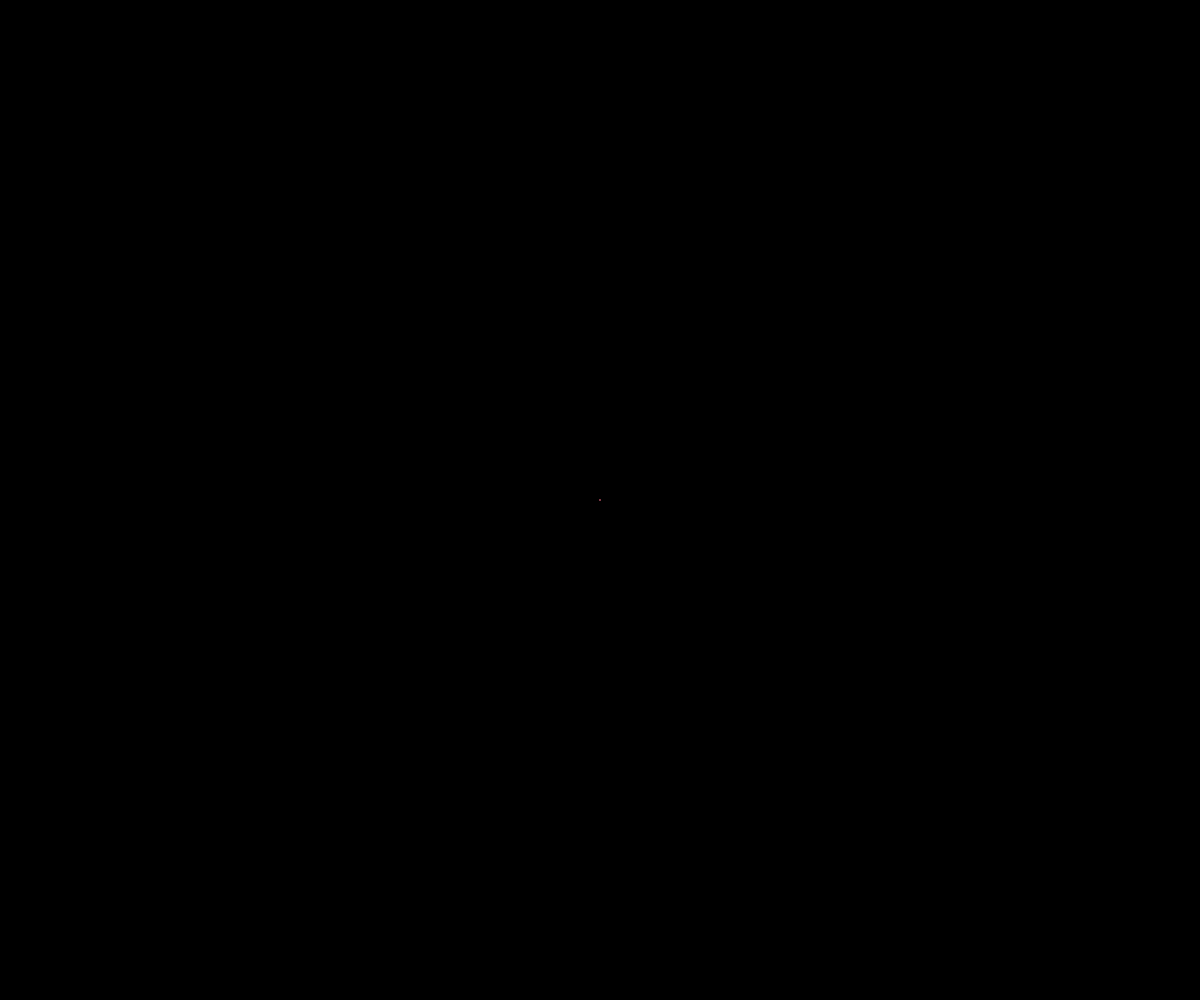
Frame 1 (no input)
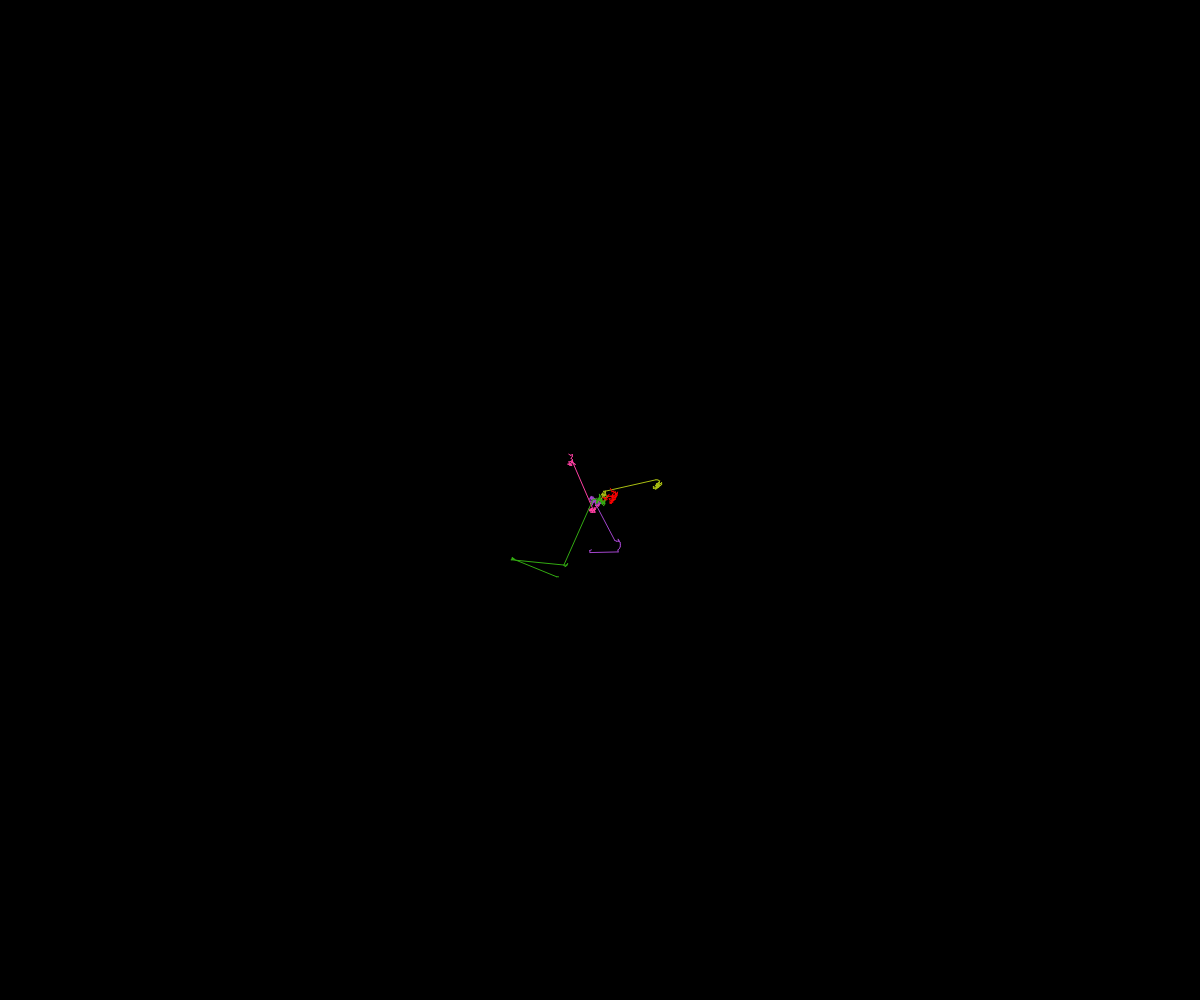
Frame 60 (no input)
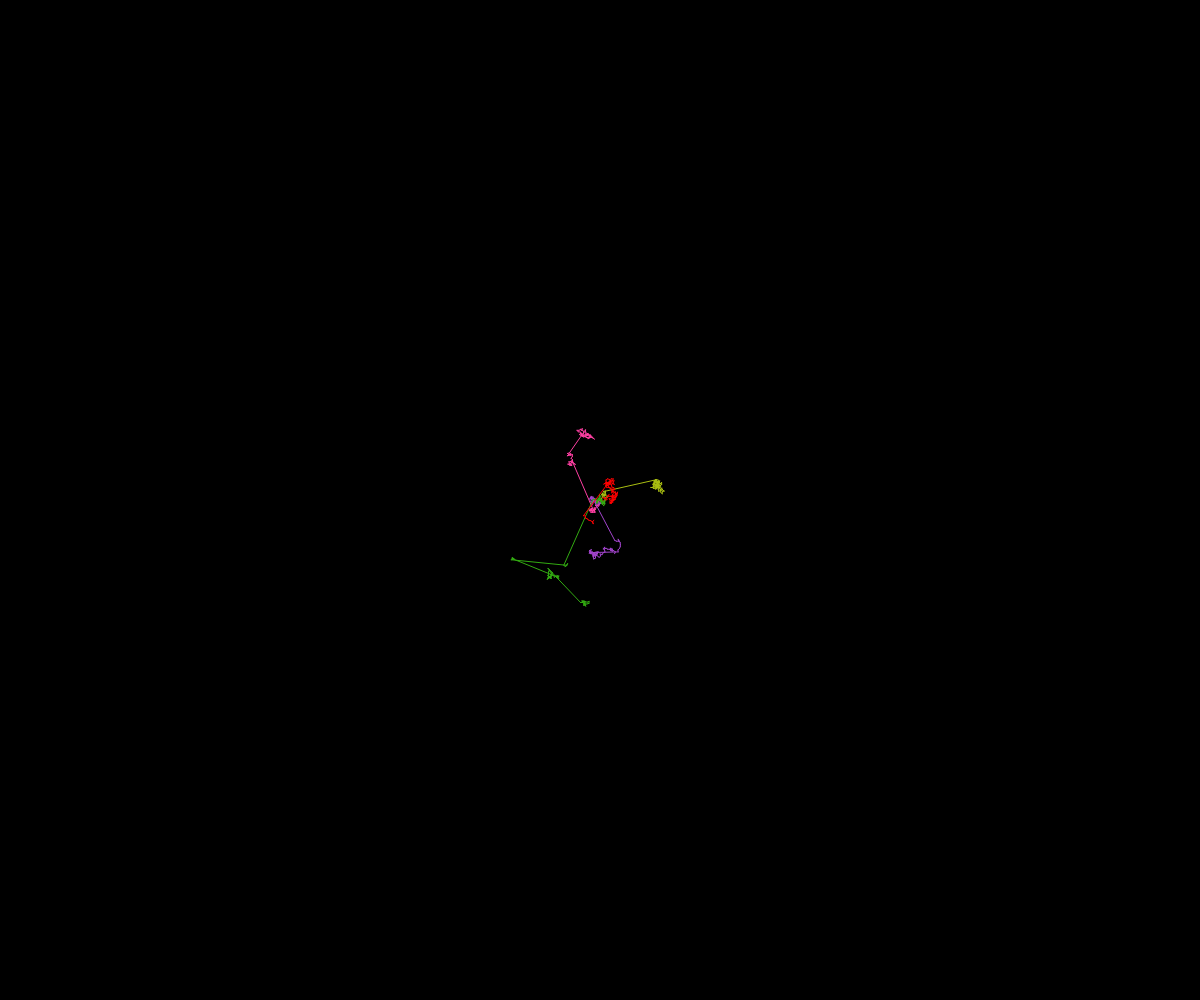
Frame 120 (the mouse pressed at the canvas centre since frame 60)

The p5.js sketch that drew these frames (run headless with seeded random() and noise() and a simulated clock; from frame 60 on, the mouse is pressed at the canvas centre):

// p5.js sketch
// ── sketch.js
// var pos;
// var prev;
// var bigStep 	= 100;
// var smallStep = 2


var walkers = [];

function setup() {
	createCanvas(windowWidth, windowHeight);
	background(0);

	// pos  = createVector(width / 2, height / 2);
	// prev = pos.copy();
	
	let myColors = [color('#aabf12'), color('#33ab12'), color('red'), color('#fe3fa2'), color('#a345cd')];
	for (let col of myColors) {
		walker = new Walker(width / 2, height / 2, 0.01, col);
		walkers.push(walker);
	}
	
	
}

function draw() {
	
	for (let walker of walkers) {
		walker.show();
		walker.update();
		walker.edges();
	}

	// let step = p5.Vector.random2D();
	// let r = random(1);
	// if (r < 0.01) {
		// step.mult(random(0, bigStep));
	// } else {
		// step.setMag(smallStep);
	// }
	// pos.add(step);
	// stroke(200);
	// line(pos.x, pos.y, prev.x, prev.y);
	// prev.set(pos); // instead of prev = pos.copy() which will create multiple instances

}

// ── walker.js

class Walker {

	constructor(x, y, prob, color) {
		this.pos = createVector(x, y);
		this.vel = p5.Vector.random2D();
		this.prev = this.pos.copy();

		this.color 	= color 	// the color of the walker
		this.prob 	= prob; 	// x% change to take a bigStep
	}

	update() {
		let r = random(1);
		if (r < this.prob) {
			this.vel.mult(random(25, 75));
		} else {
			this.vel.setMag(2);
		}

		this.pos.add(this.vel);
		this.vel = p5.Vector.random2D();
	}

	show() {
		stroke(this.color);
		line(this.pos.x, this.pos.y, this.prev.x, this.prev.y)
		this.prev.set(this.pos);
	}

	edges() {
		// IDK man
	}


}
